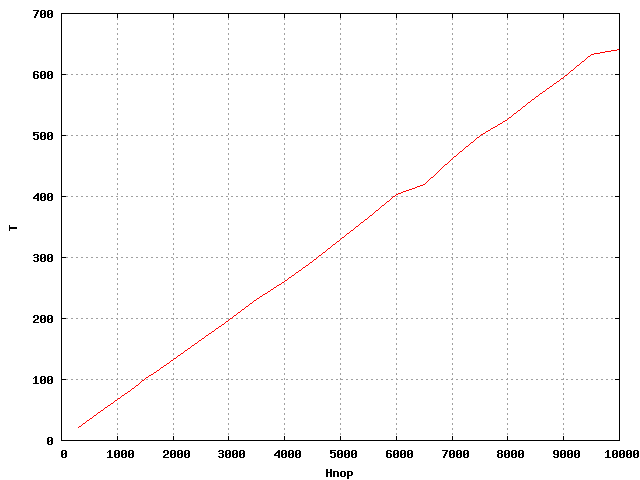

Here is the gnuplot script that generated this plot:
set grid
set xlabel 'Hnop'
set ylabel 'T'
plot 'atfa_50k.txt' w l not
pause -1
set terminal png
set output 'atfa.png'
replot
